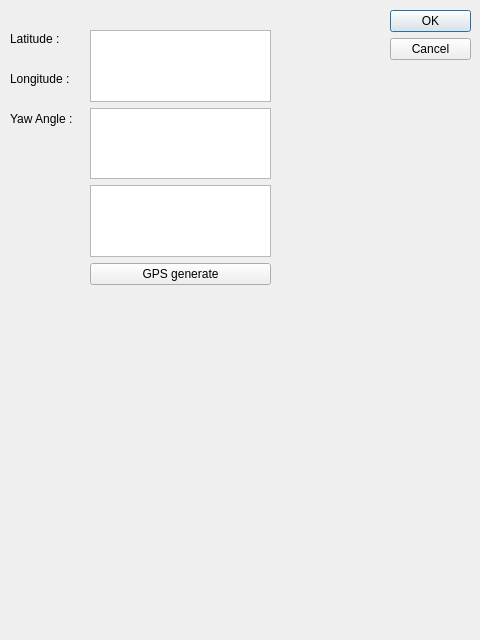
<?xml version="1.0" encoding="UTF-8"?>
<ui version="4.0">
 <class>Dialog</class>
 <widget class="QDialog" name="Dialog">
  <property name="geometry">
   <rect>
    <x>0</x>
    <y>0</y>
    <width>480</width>
    <height>640</height>
   </rect>
  </property>
  <property name="windowTitle">
   <string>Dialog</string>
  </property>
  <widget class="QDialogButtonBox" name="buttonBox">
   <property name="geometry">
    <rect>
     <x>390</x>
     <y>10</y>
     <width>81</width>
     <height>621</height>
    </rect>
   </property>
   <property name="orientation">
    <enum>Qt::Vertical</enum>
   </property>
   <property name="standardButtons">
    <set>QDialogButtonBox::Cancel|QDialogButtonBox::Ok</set>
   </property>
  </widget>
  <widget class="QWidget" name="verticalLayoutWidget">
   <property name="geometry">
    <rect>
     <x>90</x>
     <y>30</y>
     <width>181</width>
     <height>255</height>
    </rect>
   </property>
   <layout class="QVBoxLayout" name="verticalLayout">
    <item>
     <widget class="QTextEdit" name="textEdit_latitude"/>
    </item>
    <item>
     <widget class="QTextEdit" name="textEdit_longitude"/>
    </item>
    <item>
     <widget class="QTextEdit" name="textEdit_yaw_agnle"/>
    </item>
    <item>
     <widget class="QPushButton" name="pushButton_gpsgen">
      <property name="text">
       <string>GPS generate</string>
      </property>
     </widget>
    </item>
   </layout>
  </widget>
  <widget class="QLabel" name="label">
   <property name="geometry">
    <rect>
     <x>10</x>
     <y>30</y>
     <width>67</width>
     <height>17</height>
    </rect>
   </property>
   <property name="text">
    <string>Latitude : </string>
   </property>
  </widget>
  <widget class="QLabel" name="label_2">
   <property name="geometry">
    <rect>
     <x>10</x>
     <y>70</y>
     <width>81</width>
     <height>17</height>
    </rect>
   </property>
   <property name="text">
    <string>Longitude : </string>
   </property>
  </widget>
  <widget class="QLabel" name="label_3">
   <property name="geometry">
    <rect>
     <x>10</x>
     <y>110</y>
     <width>81</width>
     <height>17</height>
    </rect>
   </property>
   <property name="text">
    <string>Yaw Angle : </string>
   </property>
  </widget>
 </widget>
 <resources/>
 <connections>
  <connection>
   <sender>buttonBox</sender>
   <signal>accepted()</signal>
   <receiver>Dialog</receiver>
   <slot>accept()</slot>
   <hints>
    <hint type="sourcelabel">
     <x>248</x>
     <y>254</y>
    </hint>
    <hint type="destinationlabel">
     <x>157</x>
     <y>274</y>
    </hint>
   </hints>
  </connection>
  <connection>
   <sender>buttonBox</sender>
   <signal>rejected()</signal>
   <receiver>Dialog</receiver>
   <slot>reject()</slot>
   <hints>
    <hint type="sourcelabel">
     <x>316</x>
     <y>260</y>
    </hint>
    <hint type="destinationlabel">
     <x>286</x>
     <y>274</y>
    </hint>
   </hints>
  </connection>
 </connections>
</ui>
